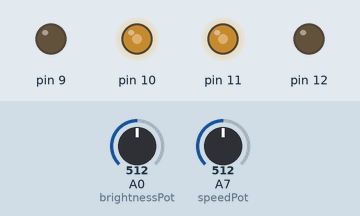
The sketch below on a simulated Arduino Nano, built with avr-gcc and run on an emulated ATmega328P. On the bench: output pins drawn as LEDs (lit = HIGH). The inputs (shaded band) are chosen by the test bench; at power-on: A0 (brightnessPot) = 512, A7 (speedPot) = 512.

Above: at 1.2 s.
1.3 s: A0 (brightnessPot) set to 716
At 3.8 s:
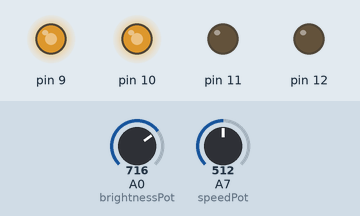
4.6 s: A0 (brightnessPot) set to 900
At 5.3 s:
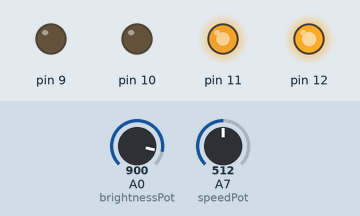
7.9 s: A0 (brightnessPot) set to 5
At 9.5 s:
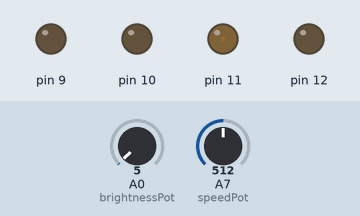
11.2 s: A0 (brightnessPot) set to 2
At 12.8 s:
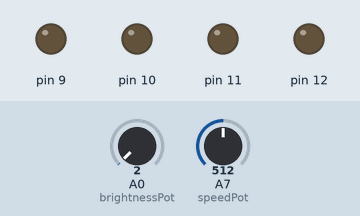
13.1 s: A0 (brightnessPot) set to 306
At 15.0 s:
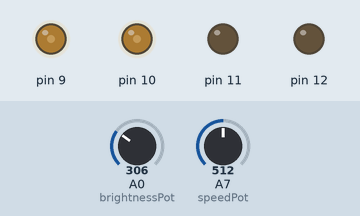
16.4 s: A7 (speedPot) set to 122
Timing chart, 0 to 20.7 s (numbered marks = the images above; inputs shaded):
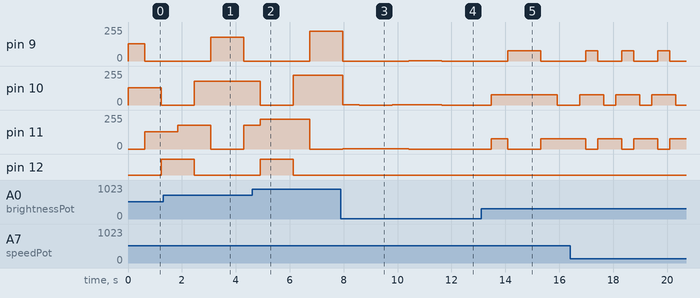

The sketch:

potentiometers2Leds.ino
```cpp
#define brightnessPot A0
#define speedPot A7
#define MIN_LED 9
#define MAX_LED 12

void setup()
{
  // Serial.begin(9600);
  pinMode(brightnessPot, INPUT);
  pinMode(speedPot, INPUT);

  for (int i=MIN_LED ; i<MAX_LED; i++)
  {
    pinMode(i, OUTPUT);
  }
}

void loop()
{
  // Serial.println(analogRead(brightnessPot));
  // Serial.println(analogRead(speedPot));
  for (int i=MIN_LED+1; i<=MAX_LED; i++)
  {
    analogWrite(i-1, analogRead(brightnessPot) * 0.25);
    analogWrite(i, analogRead(brightnessPot) * 0.25);
    if (i != MIN_LED)
    {
      digitalWrite(i-2, LOW);
    }
    delay(100 + analogRead(speedPot));
  }

  for (int i=MAX_LED; i>=MIN_LED+1; i--)
  {
    analogWrite(i-1, analogRead(brightnessPot) * 0.25);
    analogWrite(i, analogRead(brightnessPot) * 0.25);
    if (i != MAX_LED)
    {
      digitalWrite(i+1, LOW);
    }
    delay(100 + analogRead(speedPot));
  }
}
```

Measured:
- after the input at 1.3 s, pin 10: 0/255 → 179/255 after 1.1 s
- after the input at 4.6 s, pin 9: 0/255 → 225/255 after 2.1 s; pin 11: 179/255 → 225/255 after 0.30 s, → 0/255 1.8 s later
- after the input at 7.9 s, pin 12: stays LOW (without the input it goes to HIGH after 0.67 s)
- after the input at 11.2 s, pin 10: 1/255 → 0/255 after 0.44 s instead of 1.0 s; pin 11: stays 0/255 (without the input it goes to 1/255 after 0.44 s)
- after the input at 13.1 s, pin 9: 0/255 → 76/255 after 0.99 s, → 0/255 1.2 s later; pin 10: 0/255 → 76/255 after 0.37 s, → 0/255 2.4 s later; pin 11: 0/255 → 76/255 after 0.37 s, → 0/255 0.61 s later, → 76/255 1.2 s later
